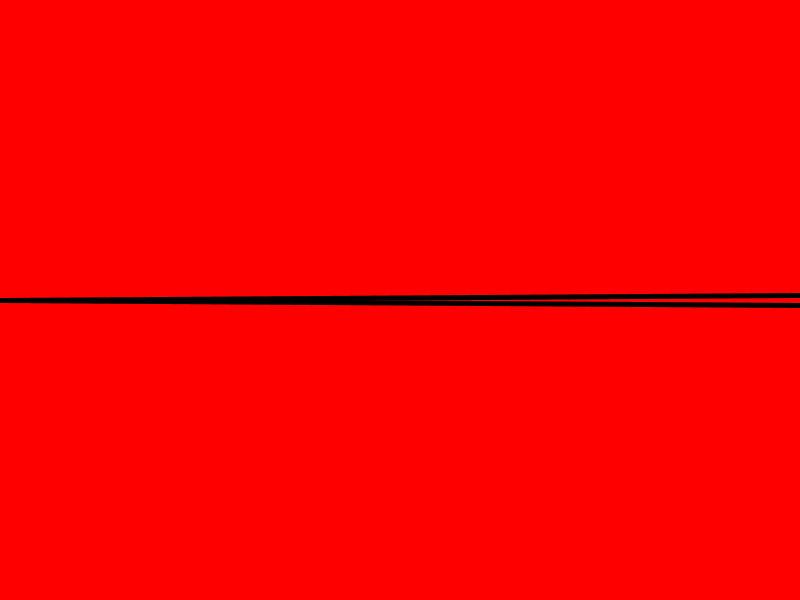
Frame 1 (no input)
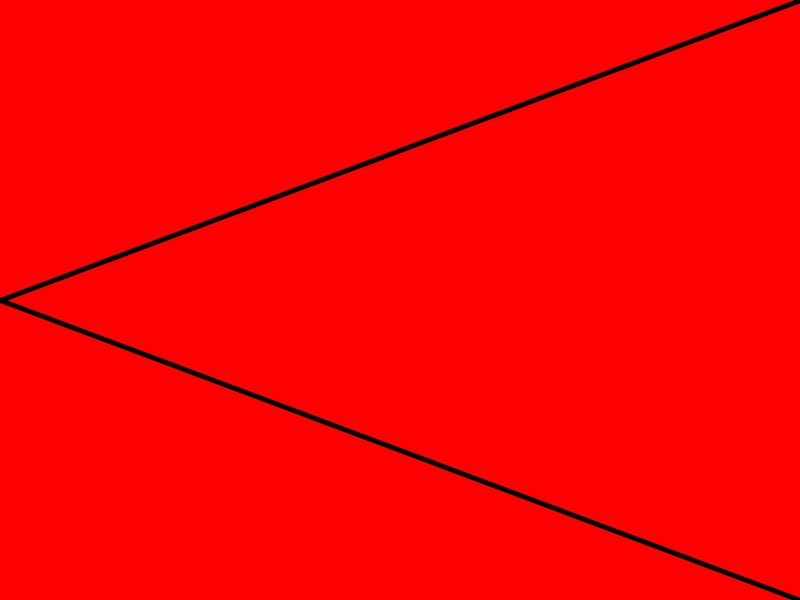
Frame 60 (the mouse pressed at the canvas centre just before this capture)
Frame 120 (the mouse held since frame 60 and released just before this capture): identical to frame 60, image omitted

The Processing sketch that drew these frames (run headless with seeded random() and noise(); from frame 60 on, the mouse is pressed at the canvas centre):

// Processing sketch: Splitter
// ── Splitter.pde
int lineY, slineY;

void setup()
{
  size(800, 600);
  lineY = slineY = height/2;
}

void draw()
{
  background(255, 0, 0);
  strokeWeight(5);
  line(0, height/2, width, lineY-5);
  if (lineY <= 0)
  {
    lineY = height/2-5;
  } else
  {
    lineY -= 5;
  }

  line(0, height/2, width, slineY+5);
  if (slineY >= height)
  {
    slineY = height/2+5;
  } else
  {
    slineY += 5;
  }
}
